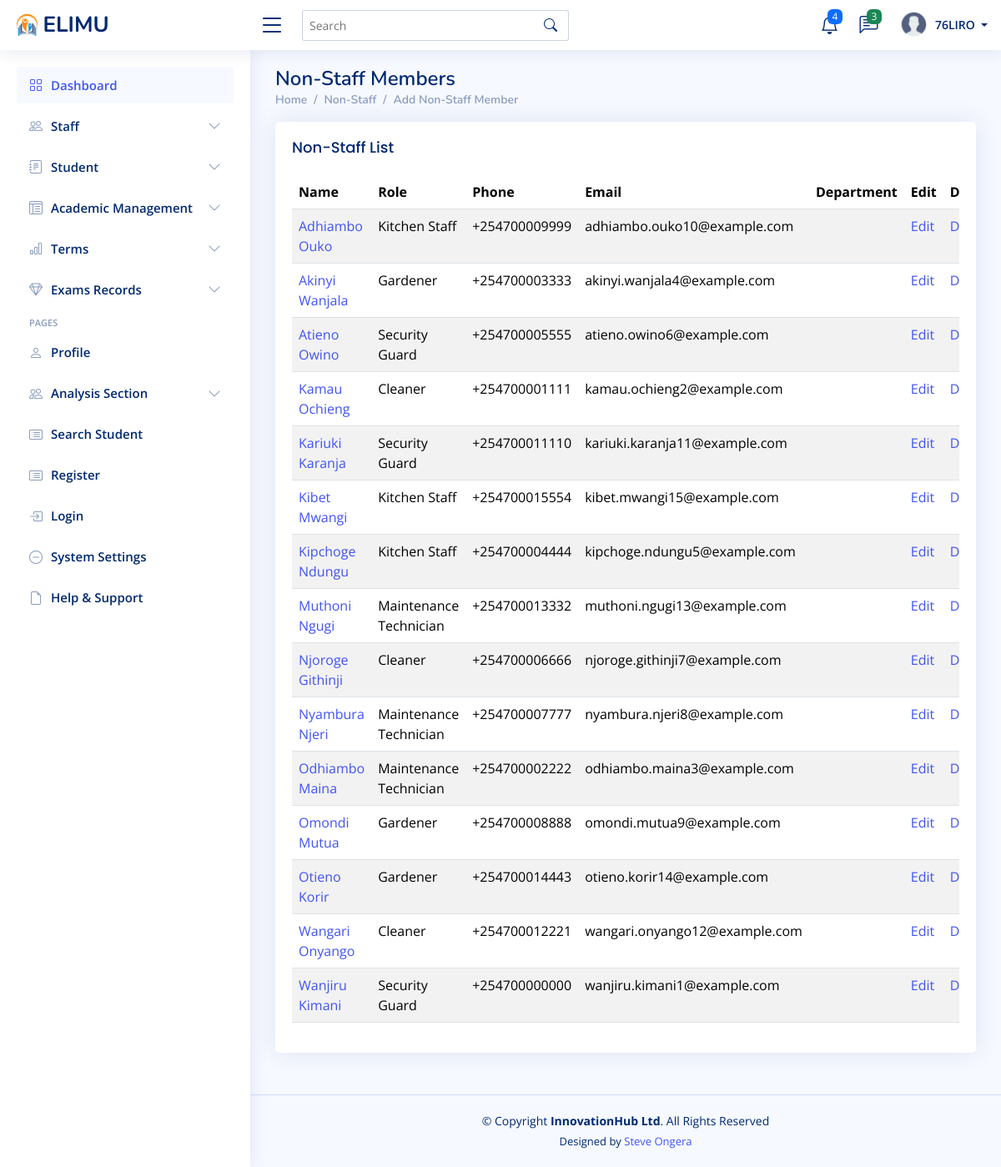
The app's page /nonstaff/ (signed in) with its own data.
### myapp/models.py (models this page shows, shortened)
class NonStaff(models.Model):
    id_number = models.CharField(max_length=20, unique=True)
    first_name = models.CharField(max_length=100)
    last_name = models.CharField(max_length=100)
    email = models.EmailField(unique=True)
    phone = models.CharField(max_length=15, unique=True)
    address = models.TextField(null=True, blank=True)
    date_of_birth = models.DateField(null=True, blank=True)
    gender = models.CharField(max_length=10, choices=[('M', 'Male'), ('F', 'Female')], null=True, blank=True)
    nationality = models.CharField(max_length=50, null=True, blank=True)
    role = models.CharField(max_length=100, null=True, blank=True)
    hire_date = models.DateField(null=True, blank=True)
    salary = models.DecimalField(max_digits=10, decimal_places=2, null=True, blank=True)
    profile_image = models.ImageField(upload_to="nonstaff_profiles/", default="profile.png", null=True, blank=True)
    emergency_contact_name = models.CharField(max_length=100, null=True, blank=True)
    emergency_contact_phone = models.CharField(max_length=15, null=True, blank=True)
    emergency_contact_relationship = models.CharField(max_length=50, null=True, blank=True)
    created_at = models.DateTimeField(auto_now_add=True)
    updated_at = models.DateTimeField(auto_now=True)
    class Meta:
        ordering = ['first_name', 'last_name']

### myapp/views.py (the view)
# urls.py: path('nonstaff/', views.nonstaff_list, name='nonstaff_list'),
@login_required
@user_passes_test(is_staff_user)
def nonstaff_list(request):
    nonstaff_members = NonStaff.objects.all()
    return render(request, 'nonstaff/nonstaff_list.html', {'nonstaff_members': nonstaff_members})

### myapp/context_processors.py (called while the page is built)
def unread_messages(request):
    if request.user.is_authenticated:
        messages = Message.objects.filter(receiver=request.user, is_read=False).order_by('-timestamp')
        return {'messages': messages}
    return {'messages': []}

### myapp/views.py (called while the page is built)
def is_staff_user(user):
    return user.is_staff

### templates/nonstaff/nonstaff_list.html
{% extends "base/base.html" %}
{% block content %}
<div class="pagetitle">
    <h1>Non-Staff Members</h1>
    <nav>
        <ol class="breadcrumb">
            <li class="breadcrumb-item"><a href="{% url 'admin_dashboard' %}">Home</a></li>
            <li class="breadcrumb-item">Non-Staff</li>
            <li class="breadcrumb-item active"><a href="{% url 'create_nonstaff' %}">Add Non-Staff Member</a></li>
        </ol>
    </nav>
</div>
<section class="section">
    <div class="row">
        <div class="col-lg-12">
            <div class="card">
                <div class="card-body">
                    <h5 class="card-title">Non-Staff List</h5>
                    <div class="table-responsive">
                        <table class="table table-striped datatable">
                            <thead>
                                <tr>
                                    <th>Name</th>
                                    <th>Role</th>
                                    <th>Phone</th>
                                    <th>Email</th>
                                    <th>Department</th>
                                    <th>Edit</th>
                                    <th>Delete</th>
                                </tr>
                            </thead>
                            <tbody>
                                {% for nonstaff in nonstaff_members %}
                                <tr>
                                    <td>
                                        <a href="{% url 'nonstaff_detail' nonstaff.pk %}">
                                            {{ nonstaff.first_name }} {{ nonstaff.last_name }}
                                        </a>
                                    </td>
                                    <td>{{ nonstaff.role }}</td>
                                    <td>{{ nonstaff.phone }}</td>
                                    <td>{{ nonstaff.email }}</td>
                                    <td>{{ nonstaff.department }}</td>
                                    <td><a href="{% url 'update_nonstaff' nonstaff.pk %}">Edit</a></td>
                                    <td><a href="{% url 'delete_nonstaff' nonstaff.pk %}">Delete</a></td>
                                </tr>
                                {% endfor %}
                            </tbody>
                        </table>
                    </div>
                </div>
            </div>
        </div>
    </div>
</section>
{% endblock %}

### templates/base/navbar.html (shortened to what this page needs)
{% load static %}
<header id="header" class="header fixed-top d-flex align-items-center">
    <div class="d-flex align-items-center justify-content-between">
      {% if request.user.is_staff %}
        <a href="{% url 'admin_dashboard'%}" class="logo d-flex align-items-center">
        {% else %}
        <a href="{% url 'student_dashboard'%}" class="logo d-flex align-items-center">
      {% endif %}
        <img src="{% static 'assets/img/logo.png'%}" alt="">
        <span class="d-none d-lg-block">ELIMU</span>
      </a>
      <i class="bi bi-list toggle-sidebar-btn"></i>
    </div>
    <div class="search-bar">
      <form class="search-form d-flex align-items-center" method="POST" action="#">
        <input type="text" name="query" placeholder="Search" title="Enter search keyword">
        <button type="submit" title="Search"><i class="bi bi-search"></i></button>
      </form>
    </div>
    <nav class="header-nav ms-auto">
      <ul class="d-flex align-items-center">
        <li class="nav-item dropdown">
          <a class="nav-link nav-icon" href="#" data-bs-toggle="dropdown">
            <i class="bi bi-bell"></i>
            <span class="badge bg-primary badge-number">4</span>
          </a>
            </li>
          </ul>
        <li class="nav-item dropdown">
          <a class="nav-link nav-icon" href="#" data-bs-toggle="dropdown">
            <i class="bi bi-chat-left-text"></i>
            <span class="badge bg-success badge-number">3</span>
          </a>
        </li>
        <li class="nav-item dropdown pe-3">
          <a class="nav-link nav-profile d-flex align-items-center pe-0" href="#" data-bs-toggle="dropdown">
            <img src="{% static 'assets/img/profile.png'%}" alt="Profile" class="rounded-circle">
            <span class="d-none d-md-block dropdown-toggle ps-2">
              {% if user.is_authenticated %}
                   {{ user.username }}
              {% else %}
                  Admin
              {% endif %}
            </span>
          </a>
        </li>
    </nav>
  </header>

### static/assets/css/style.css (style rules this page uses)
:root { scroll-behavior: smooth; }
body { font-family: "Open Sans", sans-serif; background: #f6f9ff; color: #444444; }
a { color: #4154f1; text-decoration: none; }
h1, h2, h3, h4, h5, h6 { font-family: "Nunito", sans-serif; }
.pagetitle { margin-bottom: 10px; }
.pagetitle h1 { font-size: 24px; margin-bottom: 0; font-weight: 600; color: #012970; }
.card { margin-bottom: 30px; border: none; border-radius: 5px; box-shadow: 0px 0 30px rgba(1, 41, 112, 0.1); }
.card-title { padding: 20px 0 15px 0; font-size: 18px; font-weight: 500; color: #012970; font-family: "Poppins", sans-serif; }
.card-body { padding: 0 20px 20px 20px; }
.breadcrumb { font-size: 14px; font-family: "Nunito", sans-serif; color: #899bbd; font-weight: 600; }
.breadcrumb a { color: #899bbd; transition: 0.3s; }
.breadcrumb .breadcrumb-item::before { color: #899bbd; }
.breadcrumb .active { color: #51678f; font-weight: 600; }
.logo { line-height: 1; }
@media (min-width: 1200px) { .logo { width: 280px; } }
.logo img { max-height: 26px; margin-right: 6px; }
.logo span { font-size: 26px; font-weight: 700; color: #012970; font-family: "Nunito", sans-serif; }
.header { transition: all 0.5s; z-index: 997; height: 60px; box-shadow: 0px 2px 20px rgba(1, 41, 112, 0.1); background-color: #fff; padding-left: 20px; }
.header .toggle-sidebar-btn { font-size: 32px; padding-left: 10px; cursor: pointer; color: #012970; }
.header .search-bar { min-width: 360px; padding: 0 20px; }
.header .search-form { width: 100%; }
.header .search-form input { border: 0; font-size: 14px; color: #012970; border: 1px solid rgba(1, 41, 112, 0.2); padding: 7px 38px 7px 8px; border-radius: 3px; transition: 0.3s; width: 100%; }
.header .search-form button { border: 0; padding: 0; margin-left: -30px; background: none; }
.header .search-form button i { color: #012970; }
.header-nav ul { list-style: none; }
.header-nav>ul { margin: 0; padding: 0; }
.header-nav .nav-icon { font-size: 22px; color: #012970; margin-right: 25px; position: relative; }
.header-nav .nav-profile { color: #012970; }
.header-nav .nav-profile img { max-height: 36px; }
.header-nav .nav-profile span { font-size: 14px; font-weight: 600; }
.header-nav .badge-number { position: absolute; inset: -2px -5px auto auto; font-weight: normal; font-size: 12px; padding: 3px 6px; }

### records on screen
NonStaff: first_name "Adhiambo", last_name "Ouko", role "Kitchen Staff", phone "+254700009999", email "adhiambo.ouko10@example.com"
NonStaff: first_name "Akinyi", last_name "Wanjala", role "Gardener", phone "+254700003333", email "akinyi.wanjala4@example.com"
NonStaff: first_name "Atieno", last_name "Owino", role "Security Guard", phone "+254700005555", email "atieno.owino6@example.com"
NonStaff: first_name "Kamau", last_name "Ochieng", role "Cleaner", phone "+254700001111", email "kamau.ochieng2@example.com"
NonStaff: first_name "Kariuki", last_name "Karanja", role "Security Guard", phone "+254700011110", email "kariuki.karanja11@example.com"
NonStaff: first_name "Kibet", last_name "Mwangi", role "Kitchen Staff", phone "+254700015554", email "kibet.mwangi15@example.com"
NonStaff: first_name "Kipchoge", last_name "Ndungu", role "Kitchen Staff", phone "+254700004444", email "kipchoge.ndungu5@example.com"
NonStaff: first_name "Muthoni", last_name "Ngugi", role "Maintenance Technician", phone "+254700013332", email "muthoni.ngugi13@example.com"
NonStaff: first_name "Njoroge", last_name "Githinji", role "Cleaner", phone "+254700006666", email "njoroge.githinji7@example.com"
NonStaff: first_name "Nyambura", last_name "Njeri", role "Maintenance Technician", phone "+254700007777", email "nyambura.njeri8@example.com"
NonStaff: first_name "Odhiambo", last_name "Maina", role "Maintenance Technician", phone "+254700002222", email "odhiambo.maina3@example.com"
NonStaff: first_name "Omondi", last_name "Mutua", role "Gardener", phone "+254700008888", email "omondi.mutua9@example.com"
NonStaff: first_name "Otieno", last_name "Korir", role "Gardener", phone "+254700014443", email "otieno.korir14@example.com"
NonStaff: first_name "Wangari", last_name "Onyango", role "Cleaner", phone "+254700012221", email "wangari.onyango12@example.com"
NonStaff: first_name "Wanjiru", last_name "Kimani", role "Security Guard", phone "+254700000000", email "wanjiru.kimani1@example.com"

### other values on screen
{{ user.username }} "76LIRO"
